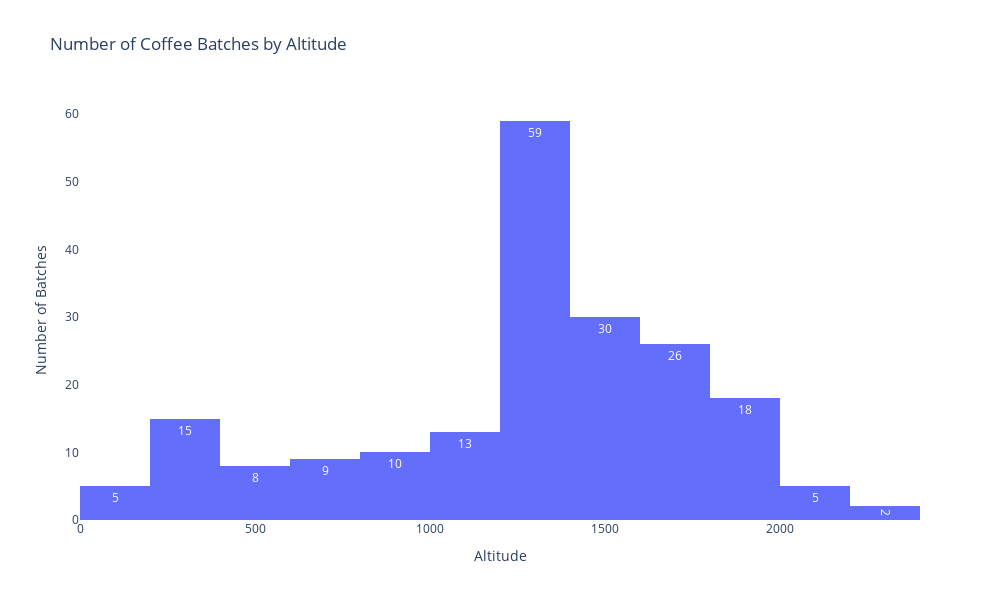

Notebook code for this chart:
### Code cell
# Plot histogram for altitude
alt = px.histogram(coffee, x='altitude_mean', title='Number of Coffee Batches by Altitude',
                     labels={'altitude_mean':'Altitude'}, width=1000, height=600, text_auto=True)

alt.update_layout({
    'plot_bgcolor':'rgba(0, 0, 0, 0)',
    'paper_bgcolor':'rgba(0, 0, 0, 0)'
})

alt.update_layout(yaxis_title='Number of Batches')

alt.show()

### Figure 1 — Plotly figure (JSON) as saved in the notebook; plotly's stock layout.template omitted (floating-point values rounded to 4 significant figures; data arrays with more than 128 entries replaced by an {"elided": "..."} marker saying what was removed)
{"data": [{"alignmentgroup": "True", "bingroup": "x", "hovertemplate": "Altitude=%{x}<br>count=%{y}<extra></extra>", "legendgroup": "", "marker": {"color": "#636efa", "pattern": {"shape": ""}}, "name": "", "offsetgroup": "", "orientation": "v", "showlegend": false, "texttemplate": "%{value}", "type": "histogram", "x": {"elided": "200 float values"}, "xaxis": "x", "yaxis": "y"}], "layout": {"barmode": "relative", "height": 600, "legend": {"tracegroupgap": 0}, "paper_bgcolor": "rgba(0, 0, 0, 0)", "plot_bgcolor": "rgba(0, 0, 0, 0)", "title": {"text": "Number of Coffee Batches by Altitude"}, "width": 1000, "xaxis": {"anchor": "y", "domain": [0, 1], "title": {"text": "Altitude"}}, "yaxis": {"anchor": "x", "domain": [0, 1], "title": {"text": "Number of Batches"}}}}
